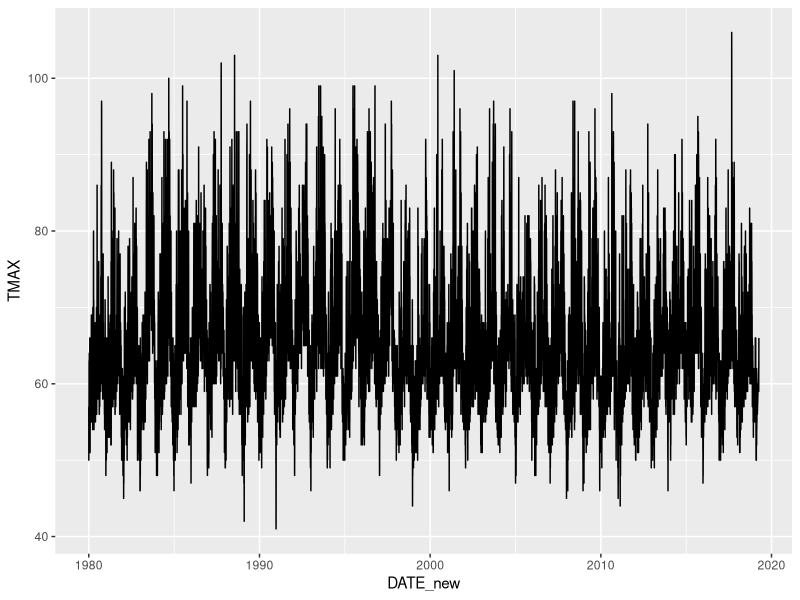
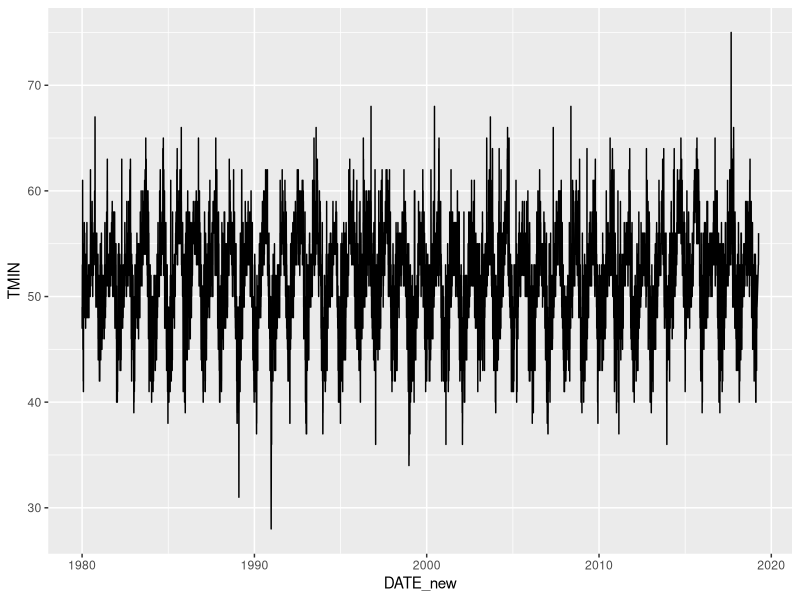
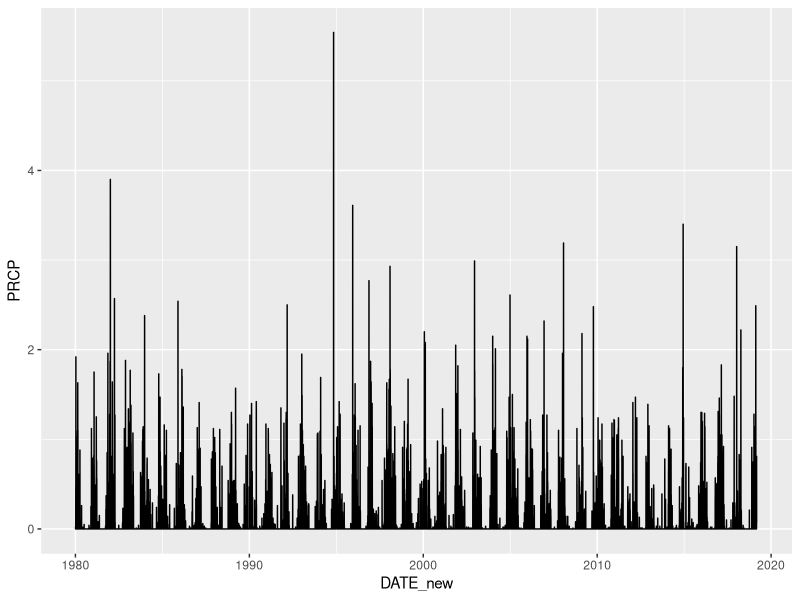
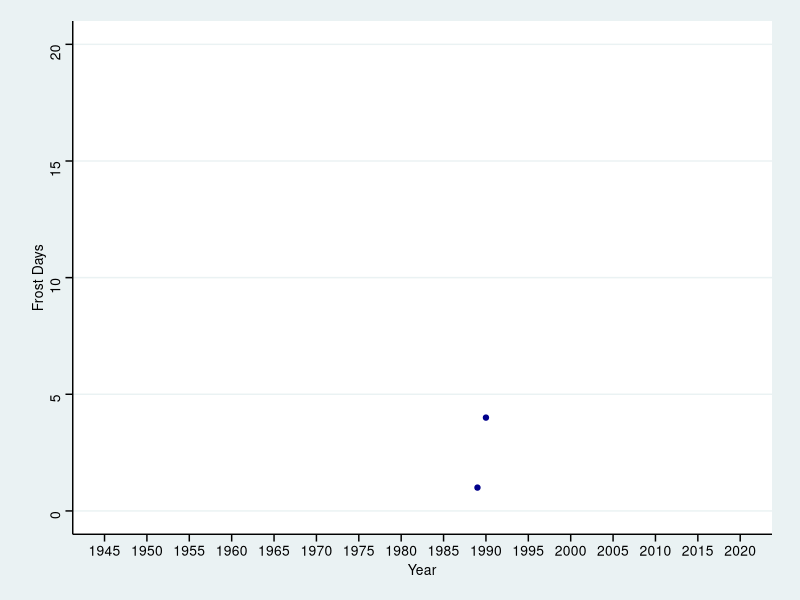
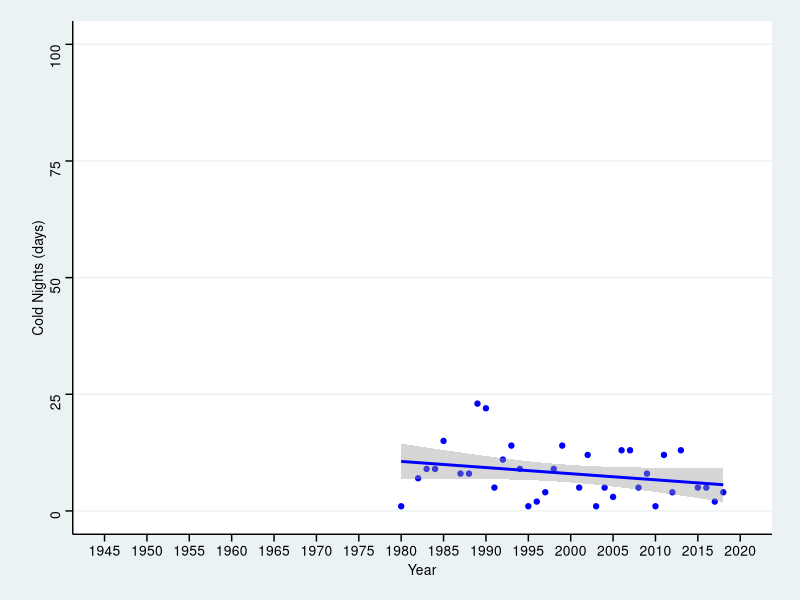
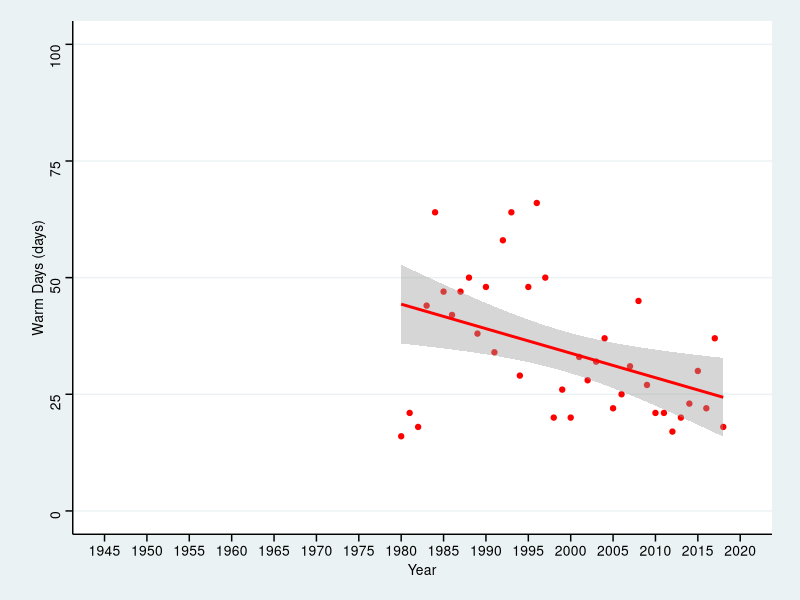
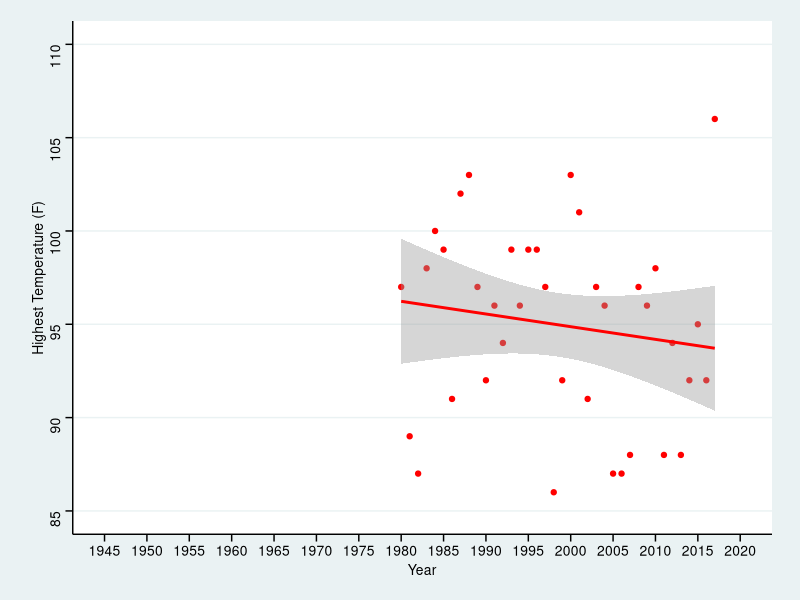
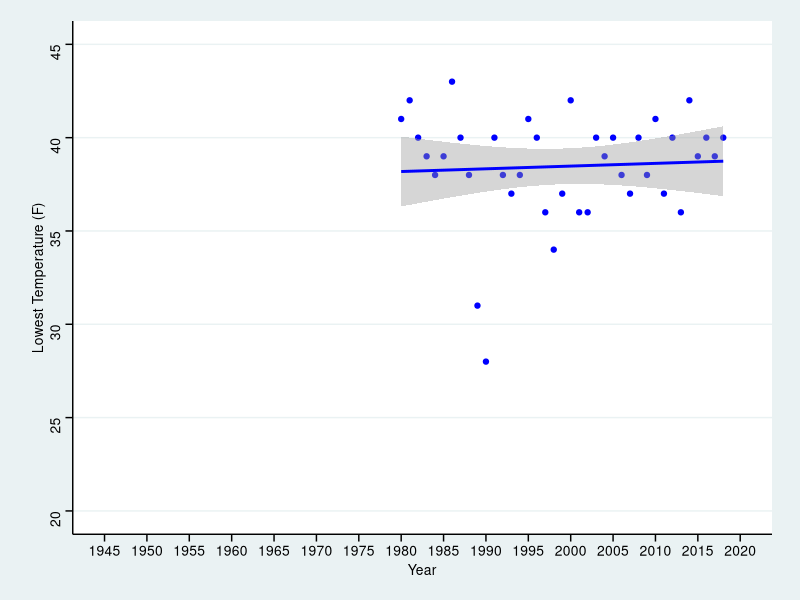

The R script that drew these images, in order:
## ---- chunk 1
knitr::opts_chunk$set(echo = TRUE)
## ---- chunk 2

library(tidyverse)
library(lubridate)
library(ggthemes)

## ---- chunk 3

SF_Climate_raw <- read_csv("SF Climate.csv")

SF_Climate <- SF_Climate_raw %>% 
  mutate(DATE_new = ymd(DATE)) %>% 
  mutate(YEAR = year(DATE_new)) %>% 
  mutate(MONTH = month(DATE_new)) %>% 
  mutate(YEARMONTH = floor_date(DATE_new, "year"))

## ---- chunk 4

Tmax_plot <- ggplot(SF_Climate, aes(x = DATE_new, y = TMAX))+
  geom_line()

Tmax_plot

## ---- chunk 5

Tmin_plot <- ggplot(SF_Climate, aes(x = DATE_new, y = TMIN))+
  geom_line()

Tmin_plot

## ---- chunk 6

prcp_plot <- ggplot(SF_Climate, aes(x = DATE_new, y = PRCP))+
  geom_line()

prcp_plot

## ---- chunk 7

SF_under32_raw <- SF_Climate %>% 
  filter(YEAR <= 2018) %>% 
  select(YEARMONTH, TMIN) %>%
  mutate(YEAR = year(YEARMONTH)) %>% 
  filter(TMIN <= 32)

SF_under32 <- aggregate(TMIN ~ YEAR, data = SF_under32_raw, length)

under32_plot <- ggplot(SF_under32, aes(x = YEAR, y = TMIN))+
  geom_point(color = "dark blue")+
  theme_stata()+
  xlab("Year")+
  ylab("Frost Days")+
  scale_x_continuous(breaks = seq(1945, 2020, 5), limits = c(1945, 2020))+
  scale_y_continuous(breaks = seq(0, 20, 5), limits = c(0, 20))

under32_plot

## ---- chunk 8

SF_TN10P_raw <- SF_Climate %>% 
  filter(YEAR <= 2018) %>% 
  select(YEARMONTH, TMIN) %>%
  mutate(YEAR = year(YEARMONTH)) %>% 
  filter(TMIN <= 41)

SF_TN10P <- aggregate(TMIN ~ YEAR, data = SF_TN10P_raw, length)

TN10P_plot <- ggplot(SF_TN10P, aes(x = YEAR, y = TMIN))+
  geom_point(color = "blue")+
  theme_stata()+
  xlab("Year")+
  ylab("Cold Nights (days)")+
  scale_x_continuous(breaks = seq(1945, 2020, 5), limits = c(1945, 2020))+
  scale_y_continuous(breaks = seq(0, 100, 25), limits = c(0, 100))+
  stat_smooth(method = "lm", col = "blue")

TN10P_plot

ggsave("TN10P.png")

res_TN10P=lm(TMIN~YEAR, data=SF_TN10P)
summary(res_TN10P)

## ---- chunk 9

SF_TX90P_raw <- SF_Climate %>% 
  filter(YEAR <= 2018) %>% 
  select(YEARMONTH, TMAX) %>%
  mutate(YEAR = year(YEARMONTH)) %>% 
  filter(TMAX >= 76)

SF_TX90P <- aggregate(TMAX ~ YEAR, data = SF_TX90P_raw, length)

TX90P_plot <- ggplot(SF_TX90P, aes(x = YEAR, y = TMAX))+
  geom_point(color = "red")+
  theme_stata()+
  xlab("Year")+
  ylab("Warm Days (days)")+
  scale_x_continuous(breaks = seq(1945, 2020, 5), limits = c(1945, 2020))+
  scale_y_continuous(breaks = seq(0, 100, 25), limits = c(0, 100))+
  stat_smooth(method = "lm", col = "red")

TX90P_plot

ggsave("TX90P.png")

res_TX90P=lm(TMAX~YEAR, data=SF_TX90P)
summary(res_TX90P)

## ---- chunk 10

SF_TXx_raw <- SF_Climate %>% 
  filter(YEAR <= 2018) %>% 
  select(YEARMONTH, TMAX) %>% 
  mutate(YEAR = year(YEARMONTH))

SF_TXx <- aggregate(TMAX ~ YEAR, data = SF_TXx_raw, max)

TXx_plot <- ggplot(SF_TXx, aes(x = YEAR, y = TMAX))+
  geom_point(color = "red")+
  theme_stata()+
  xlab("Year")+
  ylab("Highest Temperature (F)")+
  scale_x_continuous(breaks = seq(1945, 2020, 5), limits = c(1945, 2020))+
  scale_y_continuous(breaks = seq(85, 110, 5), limits = c(85, 110))+
  stat_smooth(method = "lm", col = "red")

TXx_plot
ggsave("TXx.png")

res_TXx=lm(TMAX~YEAR, data=SF_TXx)
summary(res_TXx)

## ---- chunk 11

SF_TNn_raw <- SF_Climate %>% 
  filter(YEAR <= 2018) %>% 
  select(YEARMONTH, TMIN) %>% 
  mutate(YEAR = year(YEARMONTH))

SF_TNn <- aggregate(TMIN ~ YEAR, data = SF_TNn_raw, min)

TNn_plot <- ggplot(SF_TNn, aes(x = YEAR, y = TMIN))+
  geom_point(color = "blue")+
  theme_stata()+
  xlab("Year")+
  ylab("Lowest Temperature (F)")+
  scale_x_continuous(breaks = seq(1945, 2020, 5), limits = c(1945, 2020))+
  scale_y_continuous(breaks = seq(20, 45, 5), limits = c(20, 45))+
  stat_smooth(method = "lm", col = "blue")

TNn_plot
ggsave("TNn.png")

res_TNn=lm(TMIN~YEAR, data=SF_TNn)
summary(res_TNn)

## ---- chunk 12
# sea level rise trends

searise = read_csv("sf_searise.csv")

searise_msl = searise %>% 
  select(Year, Month, Monthly_MSL) %>% 
  filter(Monthly_MSL != "NA")

searise_plot = ggplot(searise_msl, aes(x = Year, y = Monthly_MSL)) +
  geom_line(color = "blue") +
  xlab("Year") +
  ylab("Sea level rise (mm)") +
  ggtitle("Monthly Sea Level Rise in San Francisco") + 
  theme_stata()

searise_plot


## ---- chunk 13

# t-test for sea level rise

searise_1855 = searise_msl %>% 
  filter(Year == "1855")

searise_2018 = searise_msl %>% 
  filter(Year == "2018")

searise_ttest = t.test(searise_1855$Monthly_MSL, searise_2018$Monthly_MSL)
searise_ttest

## ---- chunk 14

SF_prcp <- SF_Climate %>% 
  select(PRCP, YEAR) %>% 
  filter(YEAR<=2018) %>% 
  mutate(PRCP = if_else(is.na(PRCP), 0, PRCP)) %>% 
  group_by(YEAR) %>% 
  summarise(prcp = mean(PRCP)) 

prcp_plot <- ggplot(SF_prcp, aes(x = YEAR, y = prcp))+
  geom_line(color = "dark green")+
  theme_stata()+
  xlab("Year")+
  ylab("Average Precipitation (inches)")+
  scale_x_continuous(breaks = seq(1945, 2020, 5), limits = c(1945, 2020))+
  scale_y_continuous(breaks = seq(0, 0.125, 0.025), limits = c(0, 0.125))+
  stat_smooth(method = "lm", col = "orange")

prcp_plot

ggsave("prcp.png")

res_prcp=lm(prcp~YEAR, data=SF_prcp)
summary(res_prcp)
